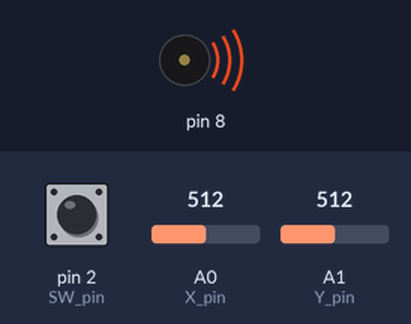
Bench run of a sketch on a simulated Arduino Uno, built with avr-gcc and run on an emulated ATmega328P. Parts: buzzer (waves = sounding). The test bench sets the inputs (shaded band); at power-on: pin 2 (SW_pin) HIGH, A0 (X_pin) = 512, A1 (Y_pin) = 512.

Above: at 0.1 s.
Timing chart, 0 to 1.6 s (numbered marks = the images above):
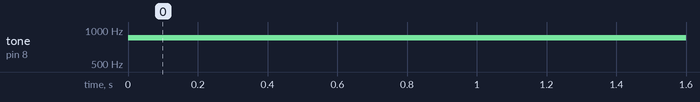

Measured:
- by itself, tone on pin 8: silent → 856 Hz at 0.00 s

The sketch:

music_with_joystick.ino
```cpp
#include "pitches.h"

const int SW_pin = 2; // digital pin connected to switch output
const int X_pin = 0; // analog pin connected to X output
const int Y_pin = 1; // analog pin connected to Y output

int pitch_level = 0; //base pitch offset
bool input_switch = false;

void setup()
{
  pinMode(SW_pin, INPUT);
  digitalWrite(SW_pin, HIGH);
  Serial.begin(9600);
}

void loop()
{
  int x = analogRead(X_pin);
  int y = analogRead(Y_pin);

  //if button is pressed - shift general pitch level of program
  if ((digitalRead(SW_pin) == LOW) && (!input_switch))
  {
    if (pitch_level < 150)
    {
      pitch_level += 50;
    }
    else
    {
      pitch_level = 0;
    }
    input_switch = true;
  }
  if (digitalRead(SW_pin) == HIGH)
  {
    input_switch = false;
  }

  int norm_pitch = normalizeInput(x+y);
  //output normalized pitch
  tone(8, norm_pitch, 1);
}

int normalizeInput(int input)
{
  int out = (input / 4);
  out += (600 + pitch_level);

  return out;
}

// only used for debugging - doesn't really work while outputting tone
void printData(int x, int y, int norm_value)
{
  Serial.print("-----------\n");
  Serial.print(x);
  Serial.print("\n");
  Serial.print(y);
  Serial.print("\n");
  Serial.print(norm_value);
  Serial.print("\n");

  delay(200);
}
```
